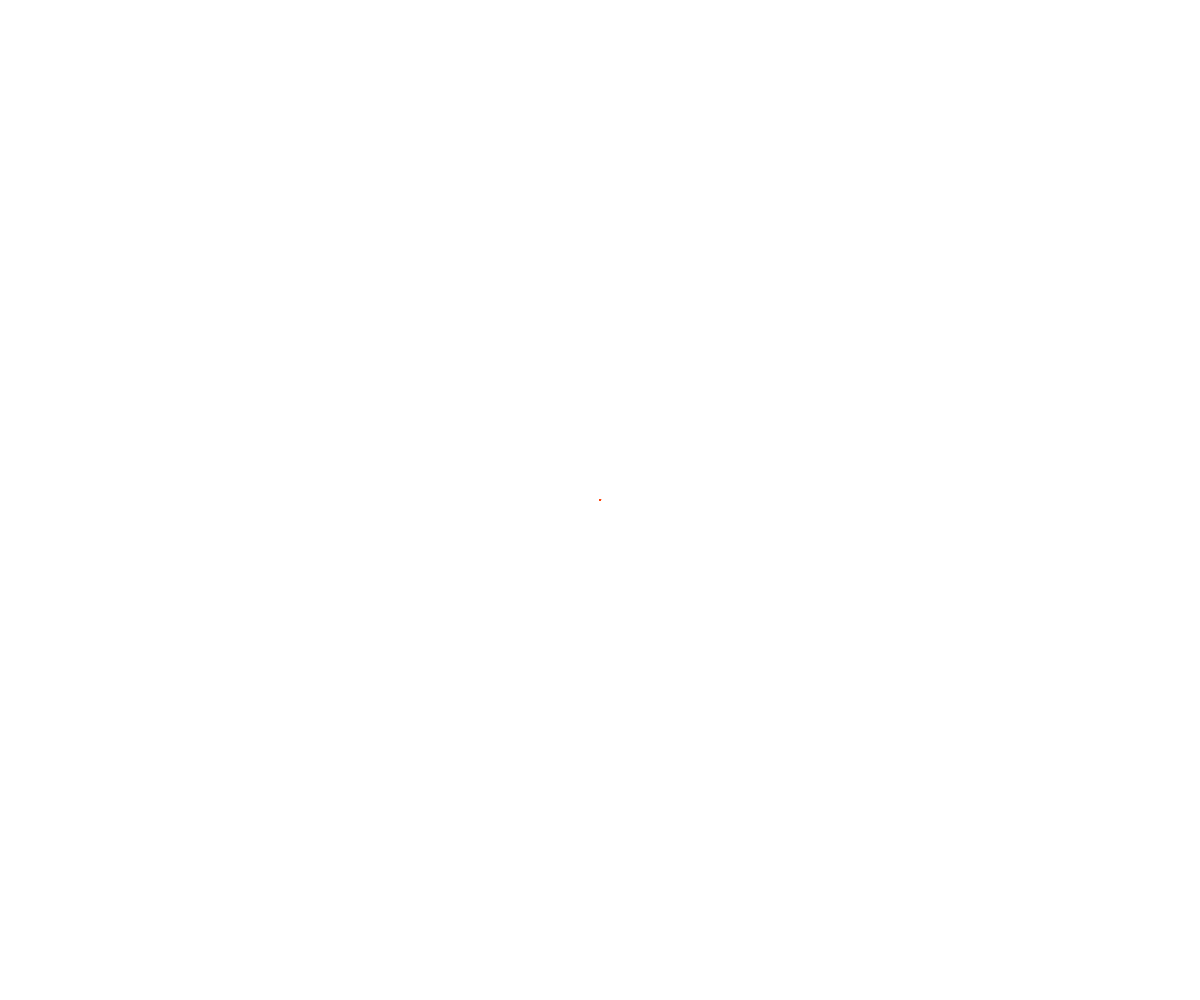
Frame 1 (no input)
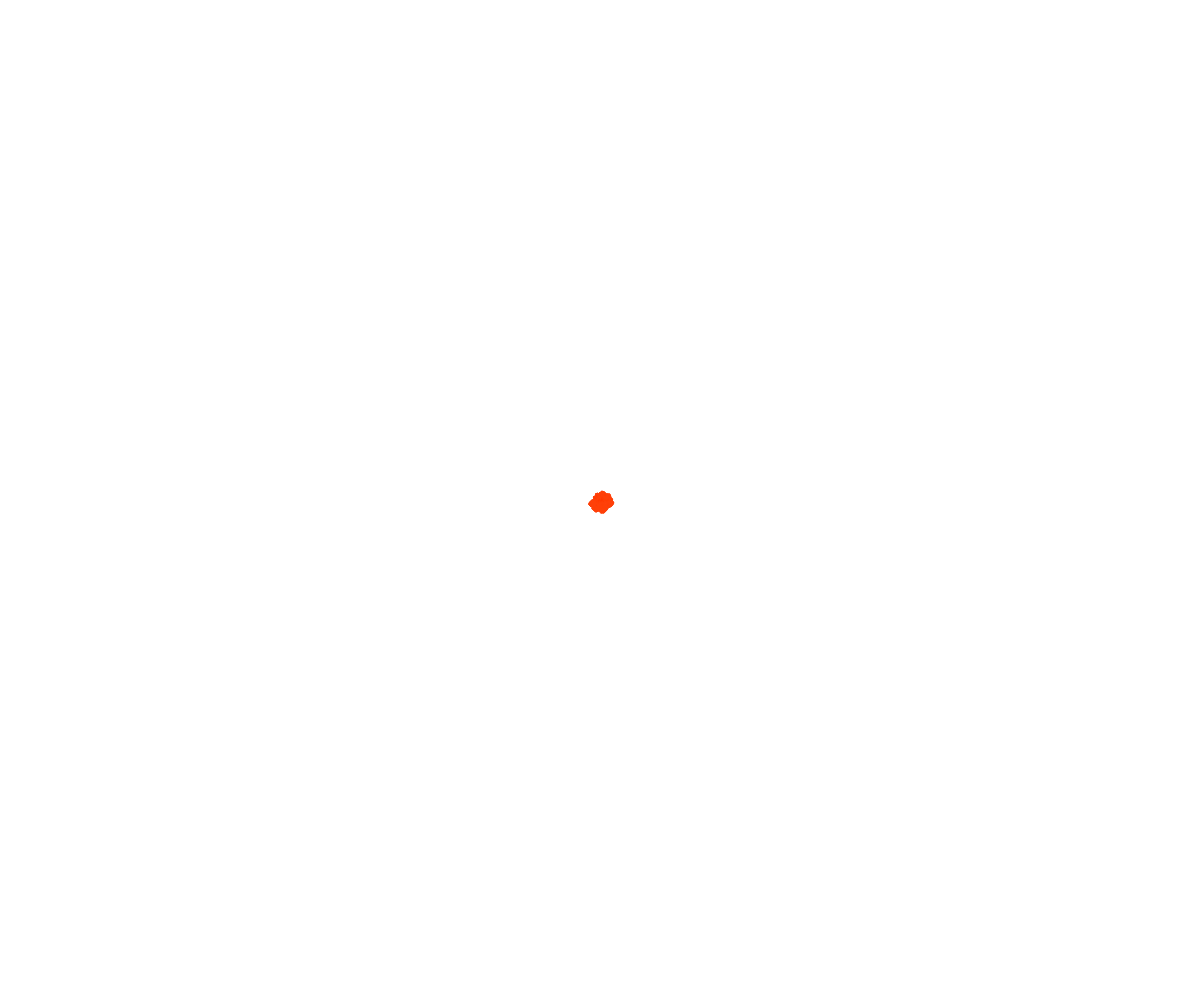
Frame 60 (no input)
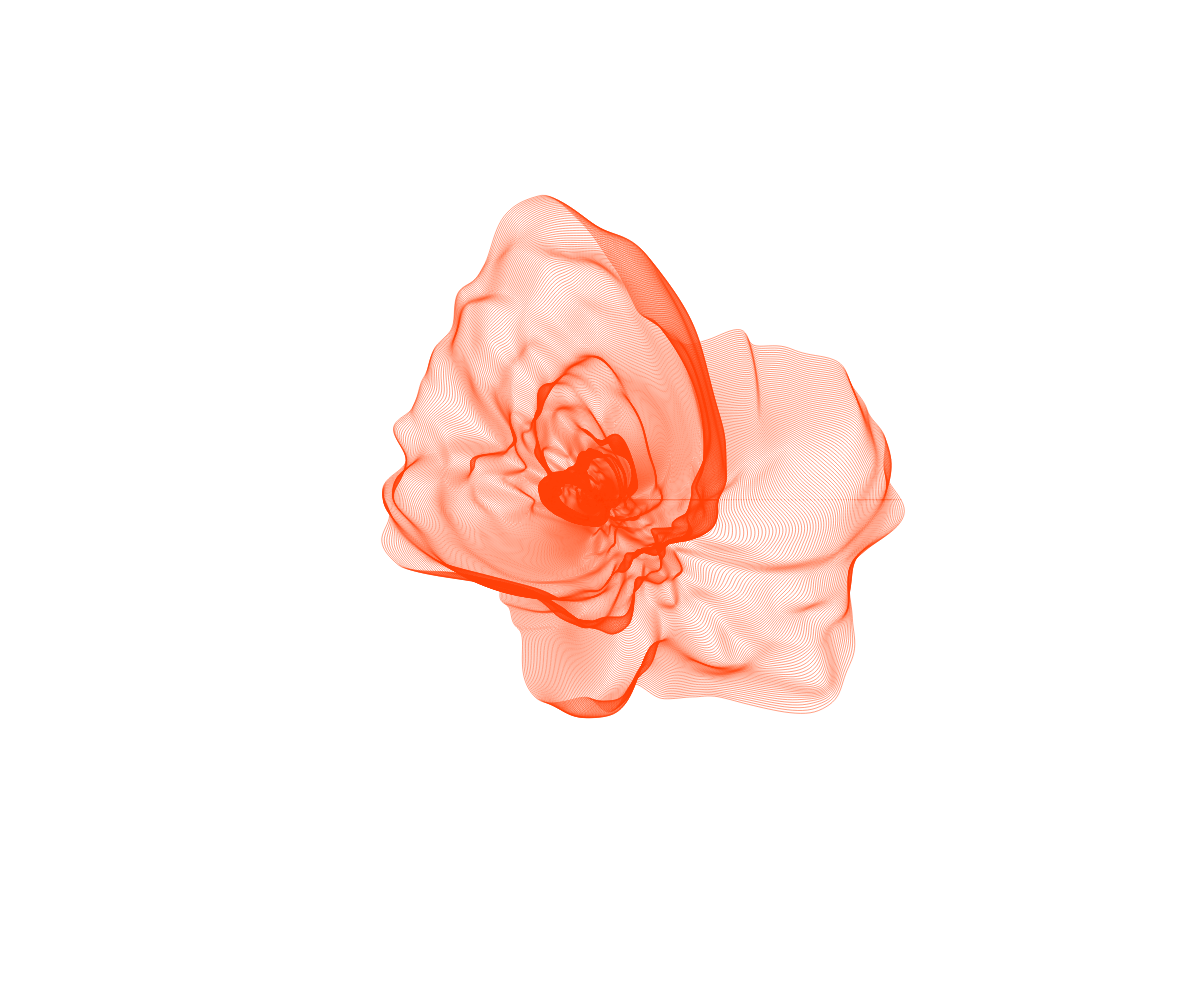
Frame 120 (the mouse pressed at the canvas centre since frame 60)

The p5.js sketch that drew these frames (run headless with seeded random() and noise() and a simulated clock; from frame 60 on, the mouse is pressed at the canvas centre):

// p5.js sketch
// ── sketch.js
var xOffset = 0;       // Perlin x-offset
var yOffset = 0;       // Perlin y-offset
var offsetInc = 0.006; // Perlin offset increment
var inc = 1;           // Perin increment
var s = 1;             // Start size of perlin ring
var m = 1.005;         // Size multiplier

function setup() {
  createCanvas(windowWidth, windowHeight);
  background(255);
  //blendMode(SUBTRACT);
  noFill();
  stroke(255, 64, 8, 128);
}

function draw() {
  translate(width * 0.5, height * 0.5);

  if (s < 2000) {
    // Create a series of perlin rings from big to small
    for (var nTimes = 0; nTimes < 10; nTimes++) {

      // Less points for smaller rings
      nPoints = int(2 * PI * s);
      nPoints = min(nPoints, 500);

      // Create ring
      beginShape();
      for (var i = 0; i < nPoints; i++) {
        var a = i / nPoints * TAU;
        var p = p5.Vector.fromAngle(i / nPoints * TAU);
        var n = noise(xOffset + p.x * inc, yOffset + p.y * inc) * s;
        p.mult(n);
        vertex(p.x, p.y);
      }
      endShape(CLOSE);

      // Increment perlin offset for next ring
      xOffset += offsetInc;
      yOffset += offsetInc;

      // Update size
      s *= m;
    }
  } else {
    noLoop();
  }
}
